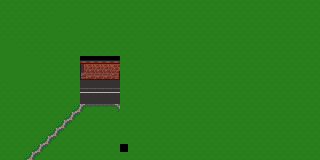

Below is a game level as drawn by its tile map, then a one-line description and the .tmx file that defines it, in full:
An orthogonal 40x20 tile map with 8x8 px tiles, 1 tile layer (Calque de Tuiles 1).

<map version="1.8" tiledversion="1.8.2" orientation="orthogonal" renderorder="right-down" width="40" height="20" tilewidth="8" tileheight="8" infinite="0" nextlayerid="2" nextobjectid="1">
 <tileset firstgid="1" source="zproject_scene_tileset.tsx" />
 <layer id="1" name="Calque de Tuiles 1" width="40" height="20">
  <data encoding="csv">
82,82,82,82,82,82,82,82,82,82,82,82,82,82,82,82,82,82,82,82,82,82,82,82,82,82,82,82,82,82,82,82,82,82,82,82,82,82,82,82,
82,82,82,82,82,82,82,37,37,37,37,82,82,82,82,82,82,82,82,82,82,82,82,82,82,82,82,82,82,82,82,82,82,82,82,82,82,82,82,82,
82,82,82,82,82,82,37,37,82,82,37,37,82,82,82,82,82,82,82,82,82,82,82,82,82,82,82,82,82,82,82,82,82,82,82,82,82,82,82,82,
82,82,82,82,82,82,37,82,82,37,37,82,82,82,82,82,82,82,82,82,82,82,82,82,82,82,82,82,82,82,82,82,82,82,82,82,82,82,82,82,
82,82,82,82,82,82,37,37,37,37,82,82,82,82,82,82,82,37,82,82,82,82,82,82,82,82,82,82,82,82,82,82,82,82,82,82,82,82,82,82,
37,37,82,82,82,82,82,82,82,82,82,82,82,82,82,82,82,37,37,82,82,82,82,82,82,82,82,82,82,82,82,82,82,82,82,82,82,82,82,82,
37,37,37,82,82,82,82,82,82,82,82,82,82,82,82,82,82,82,37,82,82,82,82,82,82,82,82,82,82,82,82,82,82,82,82,82,82,82,82,82,
37,37,37,37,37,82,82,82,82,82,39,39,39,39,39,82,82,82,37,82,82,82,82,82,82,82,82,82,82,82,82,82,82,82,82,82,82,82,82,82,
37,37,37,37,37,82,82,82,82,82,22,23,23,23,102,82,82,82,37,82,82,82,82,82,82,82,82,82,82,82,82,82,82,82,82,82,82,82,82,82,
37,37,37,37,37,82,82,82,82,82,70,71,71,71,72,82,82,82,37,82,82,82,82,82,82,82,82,82,82,82,82,82,82,82,82,82,82,82,82,82,
82,37,37,37,82,82,82,82,82,82,18,18,18,18,18,82,82,82,37,82,82,82,82,82,82,82,82,82,82,82,82,82,82,82,82,82,82,82,82,82,
82,82,82,82,82,82,82,82,82,82,2,2,2,2,2,82,82,82,37,82,82,82,82,82,82,82,82,82,82,82,82,82,82,82,82,82,82,82,82,82,
82,82,82,82,82,82,82,82,82,82,18,18,18,18,18,82,82,82,37,82,82,82,82,82,82,82,82,82,82,82,82,82,82,82,82,82,82,82,82,82,
82,82,82,82,82,82,82,82,82,99,65,66,66,66,67,82,82,82,37,37,82,82,82,82,82,82,82,82,82,82,82,82,82,82,82,82,82,82,82,82,
82,82,82,82,82,82,82,82,99,65,82,82,82,82,82,82,82,82,82,37,82,82,82,82,82,82,82,82,82,82,82,82,82,82,82,82,82,82,82,82,
82,82,82,82,82,82,82,99,65,82,82,82,82,82,82,82,82,82,82,37,82,82,82,82,82,82,82,82,82,82,82,82,82,82,82,82,82,82,82,82,
82,82,82,82,82,37,99,65,82,82,82,82,82,82,82,82,82,82,82,82,82,82,82,82,82,82,82,82,82,82,82,82,82,82,82,82,82,82,82,82,
82,82,82,82,82,99,65,82,82,82,82,82,82,82,82,82,82,82,82,82,82,82,82,82,82,82,82,82,82,82,82,82,82,82,82,82,82,82,82,82,
82,82,82,82,99,65,82,82,82,82,82,82,82,82,82,0,82,82,82,82,82,82,82,82,82,82,82,82,82,82,82,82,82,82,82,82,82,82,82,82,
82,82,82,99,65,82,82,82,82,82,82,82,82,82,82,82,82,82,82,82,82,82,82,82,82,82,82,82,82,82,82,82,82,82,82,82,82,82,82,82
</data>
 </layer>
</map>
